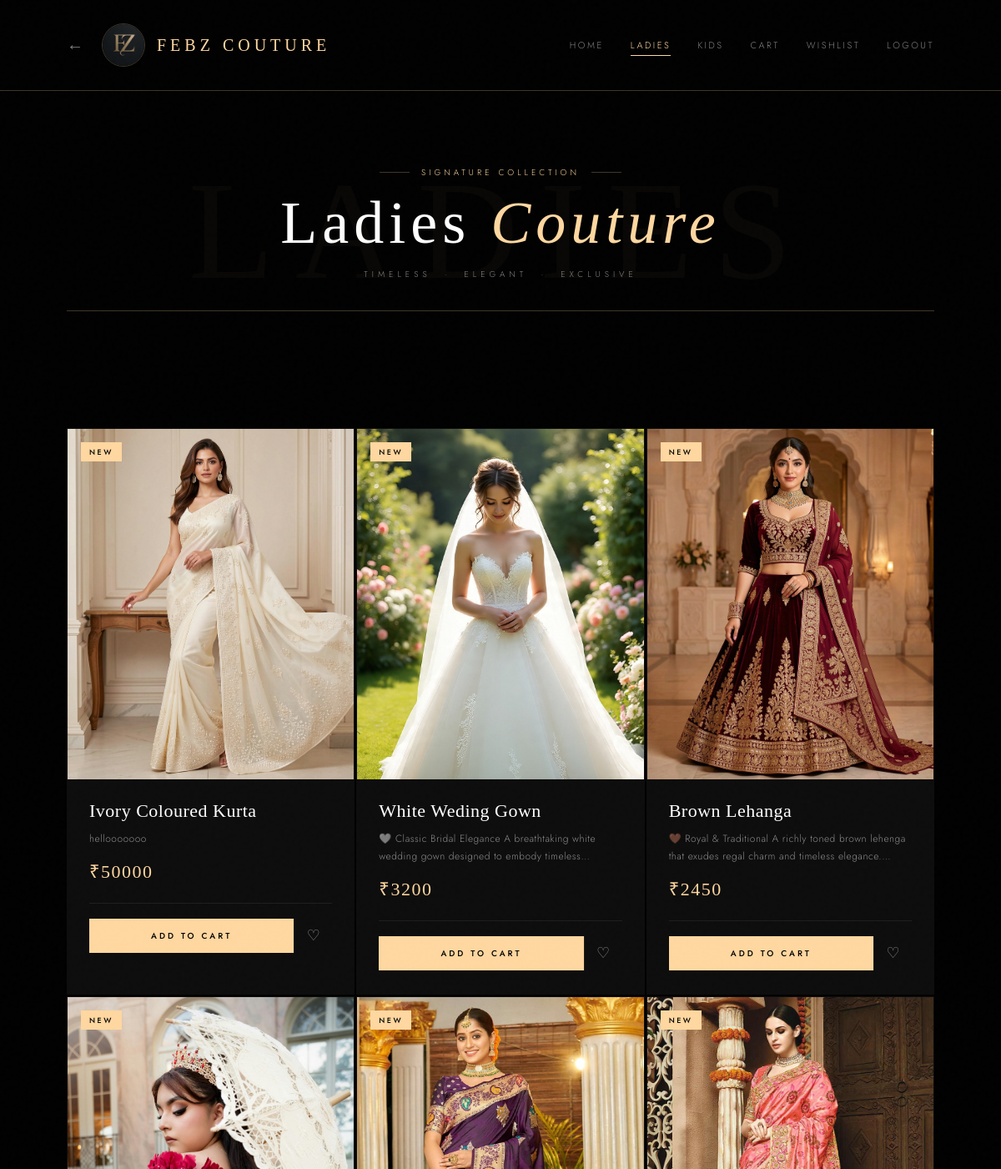
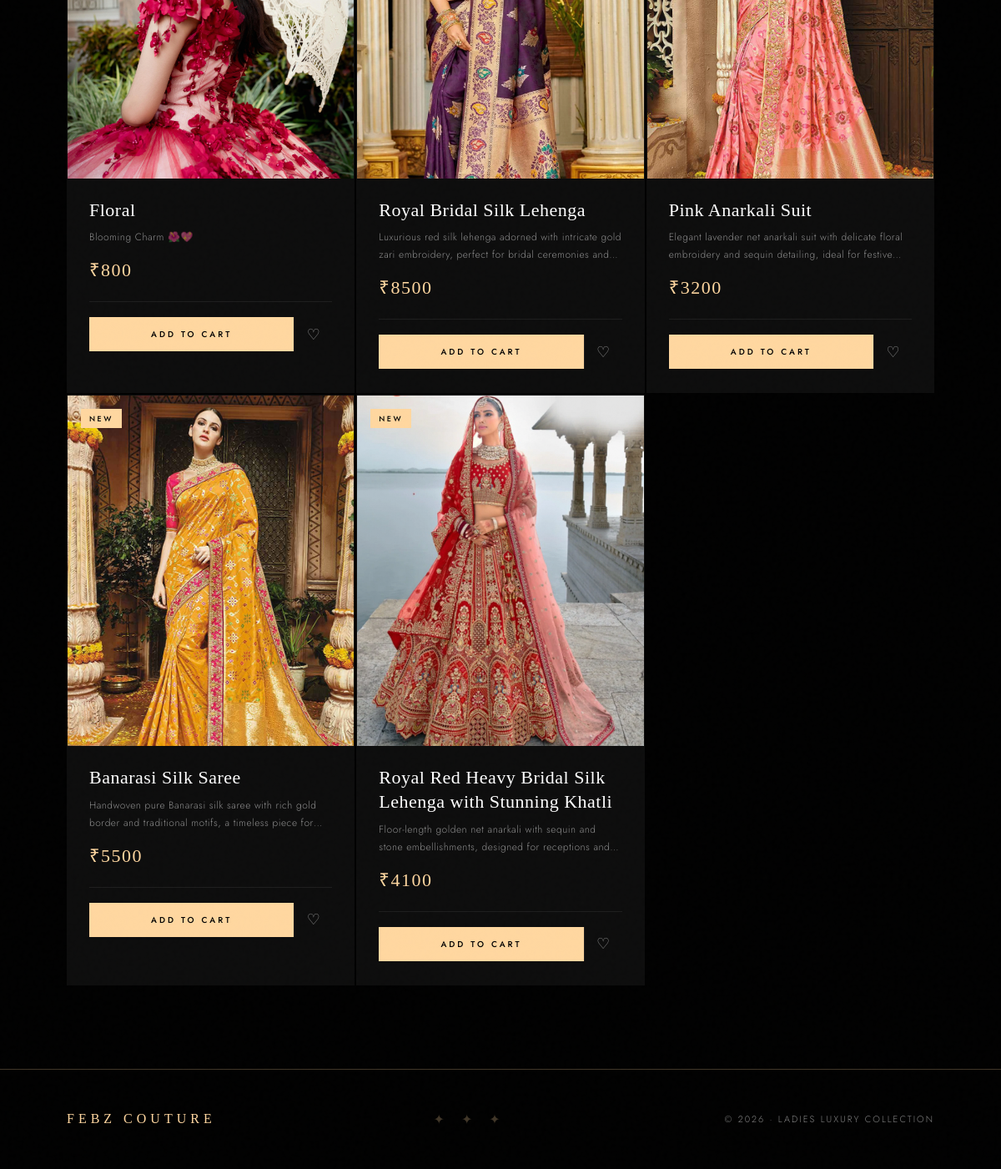
/women/ (signed in), run on the app's committed database (2 pictures, top to bottom).
### app/models.py (models this page shows)
class Ladies(models.Model):
    name=models.CharField(max_length=150)
    price=models.IntegerField()
    description=models.CharField(max_length=300)
    image=models.ImageField(upload_to='womenadd/')
    class Meta:
        verbose_name='Ladies'
        verbose_name_plural="Ladies"

### app/views.py (the view)
# urls.py: path('women/', views.womenfn, name='women'),
def womenfn(re):
    if 'user' in re.session:
        l=Ladies.objects.all()
        return render(re,"women.html",{'l':l})
    else:
        return redirect(loginfn)

### template/women.html (shortened to what this page needs)
{% load static %}
<!DOCTYPE html>
<html lang="en">
<head>
</head>
<body>
<nav class="navbar">
  <div class="left-section">
    <a href="{% url 'home' %}" class="back-arrow">&#8592;</a>
    <div class="logo-area">
      <img src="{% static 'images/Febzlogo.jpeg' %}" alt="Febz Logo" class="logo-img">
      <span class="logo-text">FEBZ COUTURE</span>
    </div>
  </div>
  <div class="nav-right">
    <div class="nav-links">
      <a href="{% url 'home' %}">Home</a>
      <a href="{% url 'women' %}" class="active">Ladies</a>
      <a href="{% url 'kids' %}">Kids</a>
      <a href="{% url 'cart' %}">Cart</a>
      <a href="{% url 'wishlist' %}">Wishlist</a>
      <a href="{% url 'logout' %}">Logout</a>
    </div>
  </div>
</nav>
<header class="page-header">
  <div class="header-inner">
    <div class="header-eyebrow">
      <span class="eyebrow-line"></span>
      <span>Signature Collection</span>
      <span class="eyebrow-line"></span>
    </div>
    <h1 class="page-title">Ladies <em>Couture</em></h1>
    <p class="page-sub">Timeless &nbsp;·&nbsp; Elegant &nbsp;·&nbsp; Exclusive</p>
  </div>
</header>
<section class="products">
  <div class="product-grid">
    {% for item in l %}
    <div class="product-card">
      <div class="product-image">
        <span class="tag">New</span>
        <img src="{{ item.image.url }}" alt="{{ item.name }}">
      </div>
      <div class="product-body">
        <h3 class="product-name">{{ item.name }}</h3>
        <p class="product-desc">{{ item.description }}</p>
        <span class="product-price">₹{{ item.price }}</span>
        <div class="product-actions">
          <a href="{% url 'add_ladies_to_cart' item.id %}" class="cart-btn">
            <span>Add to Cart</span>
          </a>
          <a href="{% url 'add_ladies_to_wishlist' item.id %}" class="wish-btn" title="Wishlist">&#9825;</a>
        </div>
      </div>
    </div>
    {% empty %}
    <div class="empty-state">
      <div class="empty-icon">✦</div>
      <h3>No Products Available</h3>
      <p style="font-size:12px;color:rgba(255,255,255,0.3);letter-spacing:2px;">Check back soon for new arrivals.</p>
    </div>
    {% endfor %}
  </div>
</section>
<footer class="footer">
  <span class="footer-logo">FEBZ COUTURE</span>
  <span class="footer-ornament">✦ ✦ ✦</span>
  <span class="footer-copy">© 2026 · Ladies Luxury Collection</span>
</footer>
</body>
</html>

### data on the page
Ladies: image (picture), name "Ivory Coloured Kurta", description "hellooooooo", price "50000"
Ladies: image (picture), name "White Weding Gown", description "🤍 Classic Bridal Elegance A breathtaking white wedding gown designed to embody…", price "3200"
Ladies: image (picture), name "Brown Lehanga", description "🤎 Royal & Traditional A richly toned brown lehenga that exudes regal charm and timeless…", price "2450"
Ladies: image (picture), name "Floral", description "Blooming Charm 🌺💖", price "800"
Ladies: image (picture), name "Royal Bridal Silk Lehenga", description "Luxurious red silk lehenga adorned with intricate gold zari embroidery, perfect for bridal ceremonies…", price "8500"
Ladies: image (picture), name "Pink Anarkali Suit", description "Elegant lavender net anarkali suit with delicate floral embroidery and sequin detailing, ideal for…", price "3200"
Ladies: image (picture), name "Banarasi Silk Saree", description "Handwoven pure Banarasi silk saree with rich gold border and traditional motifs, a timeless piece…", price "5500"
Ladies: image (picture), name "Royal Red Heavy Bridal Silk Lehenga with Stunning Khatli", description "Floor-length golden net anarkali with sequin and stone embellishments, designed for receptions…", price "4100"
